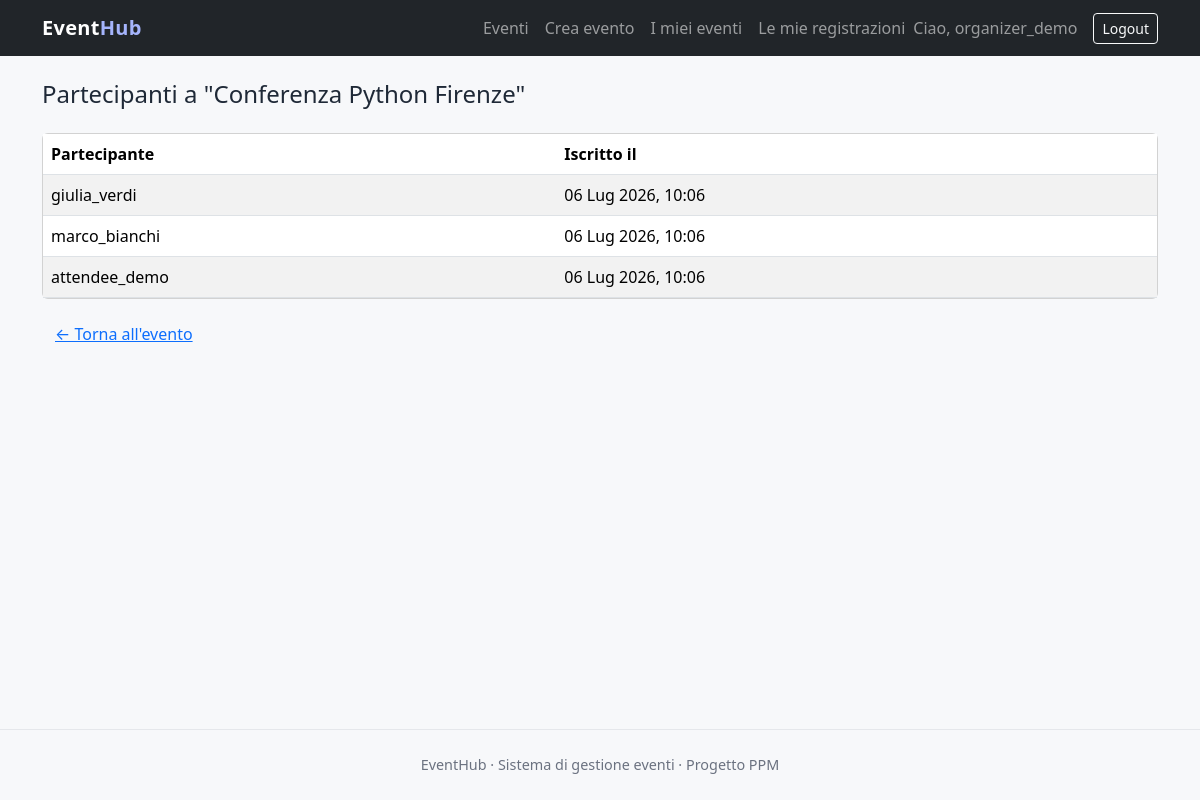
Before: /event/1/participants/ (signed in) with the older database file.
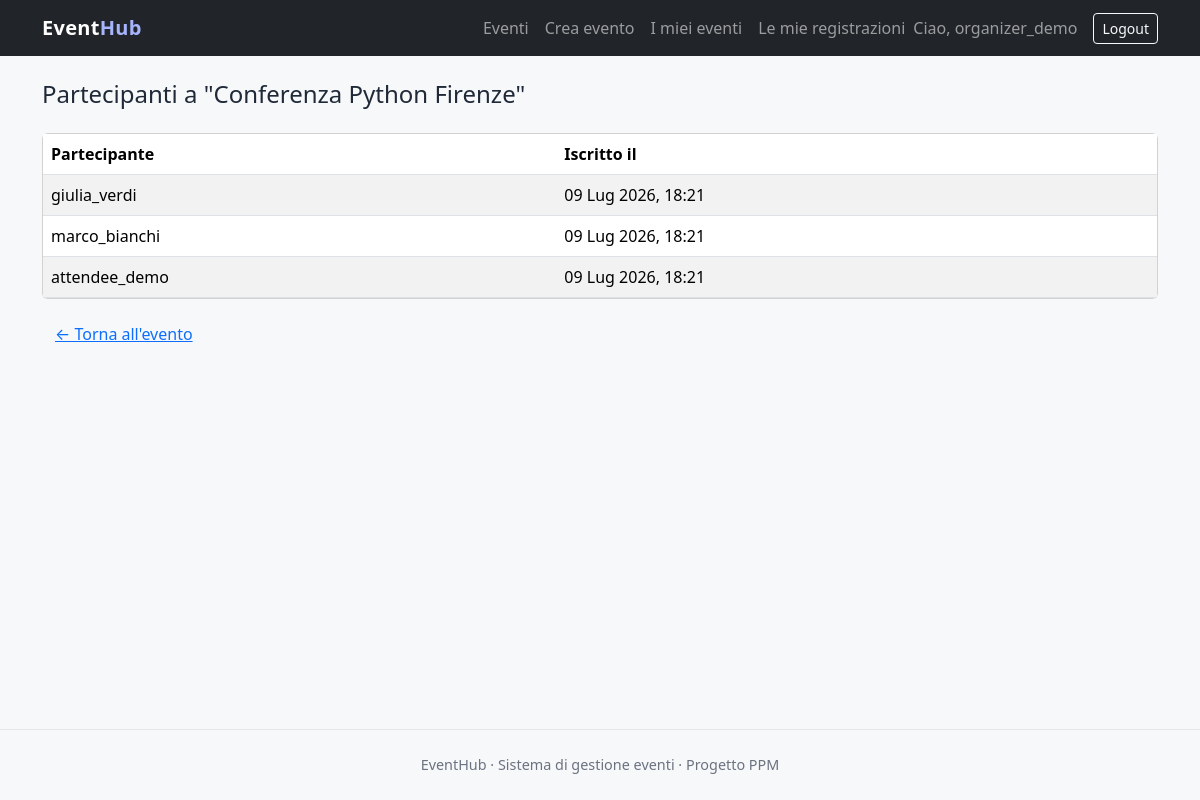
After: the same page with the newer database file.
### events/models.py (models this page shows, shortened)
class Registration(models.Model):
    event = models.ForeignKey(
        Event,
        on_delete=models.CASCADE,
        related_name="registrations",
        verbose_name="evento",
    )
    attendee = models.ForeignKey(
        settings.AUTH_USER_MODEL,
        on_delete=models.CASCADE,
        related_name="registrations",
        verbose_name="partecipante",
    )
    registered_at = models.DateTimeField("iscritto il", auto_now_add=True)
    class Meta:
        ordering = ["-registered_at"]
        unique_together = ("event", "attendee")

### accounts/models.py (models this page shows, shortened)
class CustomUser(AbstractUser):
    bio = models.TextField(
        "biografia",
        blank=True,
        help_text="Breve descrizione facoltativa dell'utente.",
    )
    @property
    def is_organizer(self):
        return self.groups.filter(name="Organizer").exists()

### events/views.py (the view)
# urls.py: path("event/<int:pk>/participants/", views.EventParticipantsView.as_view(), name="event-participants"),
class EventParticipantsView(EventOwnerRequiredMixin, DetailView):
    model = Event
    template_name = "events/event_participants.html"
    context_object_name = "event"

### events/views.py (called while the page is built)
    def test_func(self):
        return self.get_object().organizer == self.request.user

### templates/events/event_participants.html (shortened to what this page needs)
{% extends "base.html" %}
{% block content %}
<h1 class="h4 mb-4">Partecipanti a "{{ event.title }}"</h1>
{% if event.registrations.all %}
    <div class="card">
        <table class="table table-striped mb-0">
            <thead>
                <tr><th>Partecipante</th><th>Iscritto il</th></tr>
            </thead>
            <tbody>
                {% for registration in event.registrations.all %}
                    <tr>
                        <td>{{ registration.attendee.username }}</td>
                        <td>{{ registration.registered_at|date:"d M Y, H:i" }}</td>
                    </tr>
                {% endfor %}
            </tbody>
        </table>
    </div>
{% else %}
    <p class="text-muted">Ancora nessun iscritto a questo evento.</p>
{% endif %}
<a href="{% url 'event-detail' event.pk %}" class="btn btn-link mt-3">&larr; Torna all'evento</a>
{% endblock %}

Changed rows visible on the page:
changed Registration "giulia_verdi": registered_at "06 Lug 2026, 10:06" → "09 Lug 2026, 18:21"
changed Registration "marco_bianchi": registered_at "06 Lug 2026, 10:06" → "09 Lug 2026, 18:21"
changed Registration "attendee_demo": registered_at "06 Lug 2026, 10:06" → "09 Lug 2026, 18:21"
